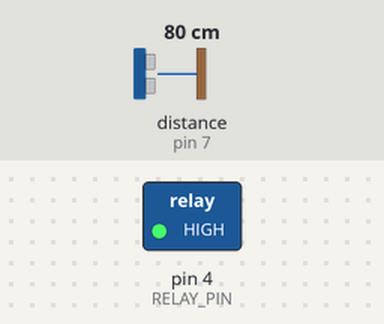
The sketch below on a simulated Arduino Uno, built with avr-gcc and run on an emulated ATmega328P. On the bench: switched loads named in the sketch (green lamp = pin HIGH). Wiring (inferred from the names in the program): ultrasonic range finder: trigger pin 8; echo pin 7. Dashed ring = blinking. The inputs (shaded band) are chosen by the test bench; at power-on: distance to the obstacle (sensor on pin 7) 80 cm. The echo pulse lasts 58.3 µs per cm; pins used as bus, display or sensor lines are not drawn.

Above: at 1.6 s.
1.7 s: distance to the obstacle (sensor on pin 7) set to 24 cm
3.6 s: distance to the obstacle (sensor on pin 7) set to 20 cm
At 4.6 s:
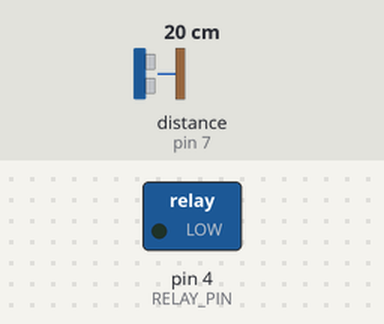
7.3 s: distance to the obstacle (sensor on pin 7) set to 35 cm
At 9.0 s:
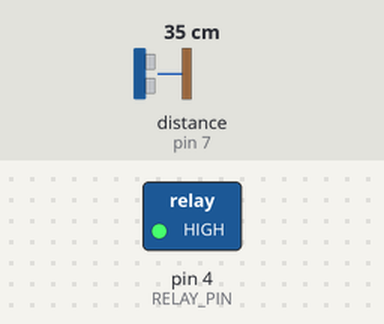
9.5 s: distance to the obstacle (sensor on pin 7) set to 2 cm
At 10.9 s:
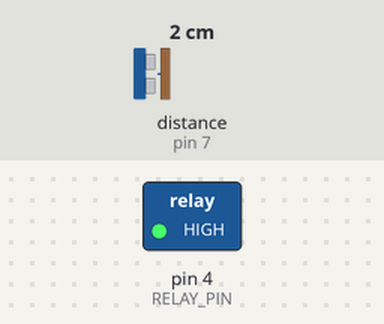
Timing chart, 0 to 14.2 s (numbered marks = the images above; inputs shaded):
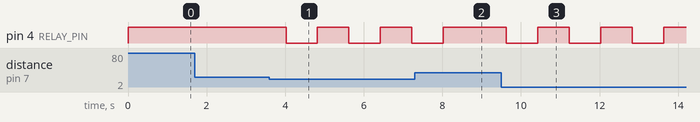

Measured:
- the behaviour switches between 22 and 21 cm on distance to the obstacle (sensor on pin 7) (found by bisection; images 0 and 1)
- after the input at 1.7 s, every drawn part: stays the same
- after the input at 3.6 s, pin 4 (RELAY_PIN): alternates HIGH for 0.80 s and LOW for 0.80 s, starting after 0.42 s
- after the input at 7.3 s, pin 4 (RELAY_PIN): goes on until 8.0 s, then stays HIGH
- after the input at 9.5 s, pin 4 (RELAY_PIN): alternates HIGH for 0.80 s and LOW for 0.80 s, starting after 0.13 s

The sketch:

vishwakarma-temple-adipur.ino
```cpp
/*
* Ultrasonic Sensor with Arduino and relay
*
* by Harikrushna Adiecha,
* https://harikrushna.info
*
*/

// defines pins numbers
const int TRIG_PIN = 8;
const int ECHO_PIN = 7;
const int RELAY_PIN = 4;

// defines variables
long duration;
int distance;
int min_dist = 1; // Minimum distance 1cm to keep motor on
int max_dist = 20; // Maximum distance 20cm to keep motor on
int off_delay = 800; // 100 miliseconds
int on_delay = 800; // 1000 milisecnds (1 second)

void setup() {
  pinMode(RELAY_PIN, OUTPUT); // Sets the Motor as an Output
  pinMode(TRIG_PIN, OUTPUT); // Sets the trigPin as an Output
  pinMode(ECHO_PIN, INPUT); // Sets the echoPin as an Input
}

void loop() {
  digitalWrite(TRIG_PIN, LOW);
  delayMicroseconds(2);
  digitalWrite(TRIG_PIN, HIGH);
  delayMicroseconds(10);
  digitalWrite(TRIG_PIN, LOW);

  duration = pulseIn(ECHO_PIN, HIGH);
  distance= duration*0.034/2;

  if(distance >= min_dist &&  distance <= max_dist)
  {
    digitalWrite(RELAY_PIN, LOW);
    delay(on_delay);
    digitalWrite(RELAY_PIN, HIGH);
    delay(off_delay);
  }
  else {
    digitalWrite(RELAY_PIN, HIGH);
    delay(off_delay);
  }
}
```
